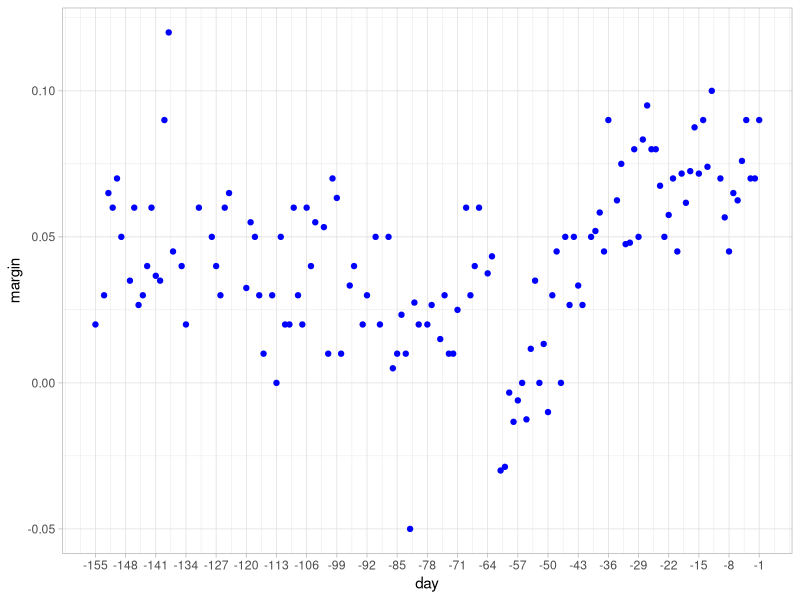

Write R code to recreate this figure. (Note: this script raises an error after producing the figure.)

# limpar variaveis
rm(list = ls())

# pacotes
library(tidyverse)
library(dslabs)

# dados
data(polls_2008)
str(polls_2008)

# disperssao
polls_2008 %>% 
  ggplot2::ggplot(ggplot2::aes(day, margin)) + 
  ggplot2::geom_point(color = "blue") +  
  ggplot2::scale_x_continuous(breaks = seq(-155, -1, 7)) +
  ggplot2::theme_light()

# suavisazao

'
- Se faz o calculo com cada valor de x como o centro
- O que proporciona o conjunto A0 = {Y_i}, i talque |x - x0| < 3.5

'
# se x0 = -124 entao A0 = {Y_i}, i = (- 127,..., - 121)
seq(-127, -121) 
abs(-127 + 124); abs(-121 + 124)

polls_2008$margin[-seq(-128, -122)] %>% mean()

# se x0 = -54 entao A0 = {Y_i}, i = (- 57,..., - 51)
seq(-57, -51)
abs(-57 + 54); abs(-51 + 54)

  # grafica com nucleo kernel 'box': pesos iguais 

windowSize <- 7

fit <- with(polls_2008, 
            ksmooth(day, margin, kernel = "box", bandwidth = windowSize))

X11()
polls_2008 %>% 
  dplyr::mutate(smooth = fit$y) %>% 
  ggplot2::ggplot(ggplot2::aes(day, margin)) + 
  ggplot2::geom_point(size = 3, color = "gray") + 
  ggplot2::geom_line(ggplot2::aes(day, smooth), color = "red", size = 0.8) +
  ggplot2::scale_x_continuous(breaks = seq(-155, -1, 7)) + 
  ggplot2::theme_light()

  # grafica nucleo kernel 'normal': pesos diferentes, menor peso nos extremos  

windowSize <- 7

fit <- with(polls_2008, 
            ksmooth(day, margin, kernel = "normal", bandwidth = windowSize))

X11()
polls_2008 %>% 
  dplyr::mutate(smooth = fit$y) %>% 
  ggplot2::ggplot(ggplot2::aes(day, margin)) + 
  ggplot2::geom_point(size = 3, color = "gray") + 
  ggplot2::geom_line(ggplot2::aes(day, smooth), color = "red", size = 0.8) +
  ggplot2::scale_x_continuous(breaks = seq(-155, -1, 7)) + 
  ggplot2::theme_light()


  # Regressão ponderada local (loess) polinomio de grau 1

totalDays  <- diff(range(polls_2008$day))
windowSize <- 21 / totalDays

fit <- loess(margin ~ day, degree = 1, span = windowSize, data = polls_2008)

?loess

polls_2008 |> mutate(smooth = fit$fitted) |>
  ggplot(aes(day, margin)) +
  geom_point(size = 3, alpha = .5, color = "grey") +
  geom_line(aes(day, smooth), color="red")


  # Regressão ponderada local (loess) polinomio de grau 2

totalDays <- diff(range(polls_2008$day))
span      <- 28 / totalDays

fit1 <- loess(margin ~ day, degree = 1, span = span, data = polls_2008)
fit2 <- loess(margin ~ day, span = span, data = polls_2008)

X11()
polls_2008 %>% 
  ggplot2::ggplot(ggplot2::aes(day, margin)) + 
  ggplot2::geom_point(alpha = 0.8, color = "gray", size = 3) + 
  ggplot2::geom_line(ggplot2::aes(day, fit1$fitted), color = "red", size = 0.8, 
                     linetype = 2) + 
  ggplot2::geom_line(ggplot2::aes(day, fit2$fitted), color = "orange", 
                     size = 0.8) + 
  ggplot2::theme_light()


  # Regressão ponderada local (loess) polinomio de grau 2 ggplot2

span      <- 28 / totalDays

X11()
polls_2008 %>% 
  ggplot2::ggplot(ggplot2::aes(day, margin)) + 
  ggplot2::geom_point(alpha = 0.8, size = 3) +
  ggplot2::geom_smooth( method = loess, formula = y ~ x, method.args = list(span = span, degree = 1),
                       size = 1.2, color = "blue") +
  ggplot2::theme_light()
